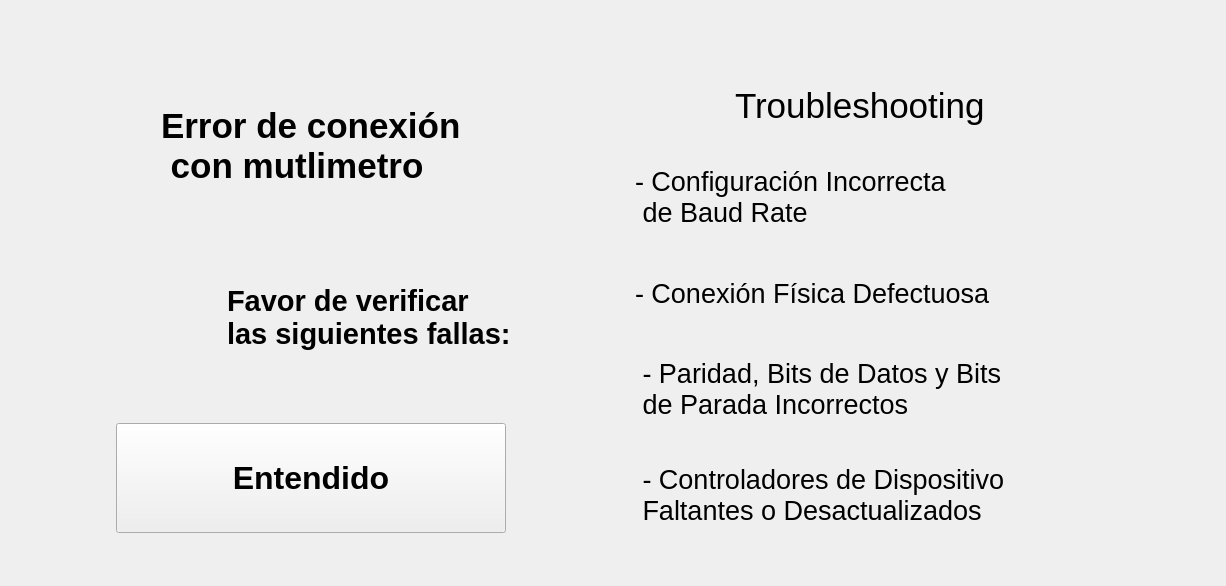
      <widget class="QWidget" name="page_14">
       <layout class="QGridLayout" name="gridLayout_16">
        <item row="0" column="0">
         <layout class="QHBoxLayout" name="horizontalLayout_151">
          <property name="topMargin">
           <number>60</number>
          </property>
          <property name="bottomMargin">
           <number>30</number>
          </property>
          <item>
           <layout class="QVBoxLayout" name="verticalLayout_33">
            <property name="leftMargin">
             <number>50</number>
            </property>
            <item>
             <layout class="QHBoxLayout" name="horizontalLayout_152">
              <property name="spacing">
               <number>30</number>
              </property>
              <item>
               <widget class="QLabel" name="lblTest1_14">
                <property name="minimumSize">
                 <size>
                  <width>70</width>
                  <height>70</height>
                 </size>
                </property>
                <property name="maximumSize">
                 <size>
                  <width>70</width>
                  <height>70</height>
                 </size>
                </property>
                <property name="text">
                 <string/>
                </property>
                <property name="pixmap">
                 <pixmap resource="../resources/resources.qrc">:/resources/DMM.png</pixmap>
                </property>
                <property name="scaledContents">
                 <bool>true</bool>
                </property>
               </widget>
              </item>
              <item>
               <widget class="QLabel" name="lblCode_39">
                <property name="minimumSize">
                 <size>
                  <width>400</width>
                  <height>130</height>
                 </size>
                </property>
                <property name="maximumSize">
                 <size>
                  <width>400</width>
                  <height>130</height>
                 </size>
                </property>
                <property name="font">
                 <font>
                  <pointsize>26</pointsize>
                  <weight>75</weight>
                  <bold>true</bold>
                 </font>
                </property>
                <property name="text">
                 <string>Error de conexión
 con mutlimetro</string>
                </property>
               </widget>
              </item>
             </layout>
            </item>
            <item>
             <layout class="QHBoxLayout" name="horizontalLayout_31">
              <property name="spacing">
               <number>30</number>
              </property>
              <item>
               <widget class="QLabel" name="lblCode_40">
                <property name="minimumSize">
                 <size>
                  <width>70</width>
                  <height>70</height>
                 </size>
                </property>
                <property name="maximumSize">
                 <size>
                  <width>70</width>
                  <height>70</height>
                 </size>
                </property>
                <property name="text">
                 <string/>
                </property>
                <property name="pixmap">
                 <pixmap resource="../resources/resources.qrc">:/resources/magnifying-glass.png</pixmap>
                </property>
                <property name="scaledContents">
                 <bool>true</bool>
                </property>
                <property name="wordWrap">
                 <bool>false</bool>
                </property>
               </widget>
              </item>
              <item>
               <widget class="QLabel" name="label_7">
                <property name="minimumSize">
                 <size>
                  <width>300</width>
                  <height>180</height>
                 </size>
                </property>
                <property name="maximumSize">
                 <size>
                  <width>300</width>
                  <height>180</height>
                 </size>
                </property>
                <property name="font">
                 <font>
                  <pointsize>22</pointsize>
                  <weight>75</weight>
                  <bold>true</bold>
                 </font>
                </property>
                <property name="styleSheet">
                 <string notr="true"/>
                </property>
                <property name="text">
                 <string>Favor de verificar
las siguientes fallas:</string>
                </property>
               </widget>
              </item>
             </layout>
            </item>
            <item>
             <layout class="QHBoxLayout" name="horizontalLayout_153">
              <item>
               <layout class="QHBoxLayout" name="horizontalLayout_154">
                <property name="spacing">
                 <number>60</number>
                </property>
                <item>
                 <widget class="QPushButton" name="btnDMMError">
                  <property name="minimumSize">
                   <size>
                    <width>390</width>
                    <height>110</height>
                   </size>
                  </property>
                  <property name="maximumSize">
                   <size>
                    <width>390</width>
                    <height>110</height>
                   </size>
                  </property>
                  <property name="font">
                   <font>
                    <pointsize>24</pointsize>
                    <weight>75</weight>
                    <bold>true</bold>
                   </font>
                  </property>
                  <property name="styleSheet">
                   <string notr="true">QPushButton {
	
	color: rgb(255, 255, 255);
	background-color: rgb(11, 186, 78);
     border: 4px solid rgb(11, 186, 78); /* Borde para el QStackedWidget */
    border-radius: 25px; /* Bordes redondeados solo para el QStackedWidget */
    padding: 5px; /* Opcional: agrega espacio interno */
}

QPushButton &gt; * {
    border: none; /* Asegura que los elementos dentro del QStackedWidget no hereden el borde */
    border-radius: 0px; /* Restablece el border-radius para los elementos internos */
    background-color: transparent; /* Opción para mantener el fondo de los elementos internos */
}</string>
                  </property>
                  <property name="text">
                   <string>Entendido</string>
                  </property>
                 </widget>
                </item>
               </layout>
              </item>
             </layout>
            </item>
           </layout>
          </item>
          <item>
           <spacer name="horizontalSpacer_55">
            <property name="orientation">
             <enum>Qt::Horizontal</enum>
            </property>
            <property name="sizeType">
             <enum>QSizePolicy::Expanding</enum>
            </property>
            <property name="sizeHint" stdset="0">
             <size>
              <width>68</width>
              <height>20</height>
             </size>
            </property>
           </spacer>
          </item>
          <item>
           <layout class="QVBoxLayout" name="verticalLayout_34">
            <item>
             <layout class="QHBoxLayout" name="horizontalLayout_155">
              <property name="spacing">
               <number>30</number>
              </property>
              <item>
               <widget class="QLabel" name="lblTest1_26">
                <property name="minimumSize">
                 <size>
                  <width>70</width>
                  <height>70</height>
                 </size>
                </property>
                <property name="maximumSize">
                 <size>
                  <width>70</width>
                  <height>70</height>
                 </size>
                </property>
                <property name="text">
                 <string/>
                </property>
                <property name="pixmap">
                 <pixmap resource="../resources/resources.qrc">:/resources/warning.png</pixmap>
                </property>
                <property name="scaledContents">
                 <bool>true</bool>
                </property>
               </widget>
              </item>
              <item>
               <widget class="QLabel" name="lblCode_41">
                <property name="minimumSize">
                 <size>
                  <width>450</width>
                  <height>30</height>
                 </size>
                </property>
                <property name="font">
                 <font>
                  <pointsize>26</pointsize>
                 </font>
                </property>
                <property name="text">
                 <string>Troubleshooting</string>
                </property>
               </widget>
              </item>
             </layout>
            </item>
            <item>
             <layout class="QVBoxLayout" name="verticalLayout_35">
              <item>
               <widget class="QLabel" name="label_10">
                <property name="minimumSize">
                 <size>
                  <width>580</width>
                  <height>100</height>
                 </size>
                </property>
                <property name="maximumSize">
                 <size>
                  <width>580</width>
                  <height>100</height>
                 </size>
                </property>
                <property name="font">
                 <font>
                  <pointsize>20</pointsize>
                 </font>
                </property>
                <property name="text">
                 <string>- Configuración Incorrecta
 de Baud Rate</string>
                </property>
               </widget>
              </item>
              <item>
               <widget class="QLabel" name="label_12">
                <property name="minimumSize">
                 <size>
                  <width>580</width>
                  <height>80</height>
                 </size>
                </property>
                <property name="maximumSize">
                 <size>
                  <width>580</width>
                  <height>80</height>
                 </size>
                </property>
                <property name="font">
                 <font>
                  <pointsize>20</pointsize>
                 </font>
                </property>
                <property name="text">
                 <string>- Conexión Física Defectuosa</string>
                </property>
               </widget>
              </item>
              <item>
               <widget class="QLabel" name="label_30">
                <property name="minimumSize">
                 <size>
                  <width>580</width>
                  <height>100</height>
                 </size>
                </property>
                <property name="maximumSize">
                 <size>
                  <width>580</width>
                  <height>100</height>
                 </size>
                </property>
                <property name="font">
                 <font>
                  <pointsize>20</pointsize>
                 </font>
                </property>
                <property name="text">
                 <string> - Paridad, Bits de Datos y Bits
 de Parada Incorrectos</string>
                </property>
               </widget>
              </item>
              <item>
               <widget class="QLabel" name="label_31">
                <property name="minimumSize">
                 <size>
                  <width>580</width>
                  <height>100</height>
                 </size>
                </property>
                <property name="maximumSize">
                 <size>
                  <width>580</width>
                  <height>100</height>
                 </size>
                </property>
                <property name="font">
                 <font>
                  <pointsize>20</pointsize>
                 </font>
                </property>
                <property name="text">
                 <string> - Controladores de Dispositivo
 Faltantes o Desactualizados</string>
                </property>
               </widget>
              </item>
             </layout>
            </item>
           </layout>
          </item>
         </layout>
        </item>
       </layout>
      </widget>
